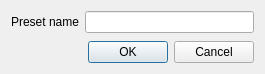
<?xml version="1.0" encoding="UTF-8"?>
<ui version="4.0">
 <class>FSRenamePresetNameDialog</class>
 <widget class="QDialog" name="FSRenamePresetNameDialog">
  <property name="geometry">
   <rect>
    <x>0</x>
    <y>0</y>
    <width>265</width>
    <height>74</height>
   </rect>
  </property>
  <property name="windowTitle">
   <string>Change preset name</string>
  </property>
  <layout class="QGridLayout" name="gridLayout">
   <item row="2" column="0" colspan="2">
    <widget class="QDialogButtonBox" name="buttonBox">
     <property name="orientation">
      <enum>Qt::Horizontal</enum>
     </property>
     <property name="standardButtons">
      <set>QDialogButtonBox::Cancel|QDialogButtonBox::Ok</set>
     </property>
    </widget>
   </item>
   <item row="0" column="1">
    <widget class="QLineEdit" name="lineEdit"/>
   </item>
   <item row="0" column="0">
    <widget class="QLabel" name="label">
     <property name="text">
      <string>Preset name</string>
     </property>
     <property name="alignment">
      <set>Qt::AlignRight|Qt::AlignTrailing|Qt::AlignVCenter</set>
     </property>
    </widget>
   </item>
   <item row="1" column="0" colspan="2">
    <spacer name="verticalSpacer">
     <property name="orientation">
      <enum>Qt::Vertical</enum>
     </property>
     <property name="sizeHint" stdset="0">
      <size>
       <width>20</width>
       <height>40</height>
      </size>
     </property>
    </spacer>
   </item>
  </layout>
 </widget>
 <resources/>
 <connections>
  <connection>
   <sender>buttonBox</sender>
   <signal>accepted()</signal>
   <receiver>FSRenamePresetNameDialog</receiver>
   <slot>accept()</slot>
   <hints>
    <hint type="sourcelabel">
     <x>248</x>
     <y>254</y>
    </hint>
    <hint type="destinationlabel">
     <x>157</x>
     <y>274</y>
    </hint>
   </hints>
  </connection>
  <connection>
   <sender>buttonBox</sender>
   <signal>rejected()</signal>
   <receiver>FSRenamePresetNameDialog</receiver>
   <slot>reject()</slot>
   <hints>
    <hint type="sourcelabel">
     <x>316</x>
     <y>260</y>
    </hint>
    <hint type="destinationlabel">
     <x>286</x>
     <y>274</y>
    </hint>
   </hints>
  </connection>
 </connections>
</ui>
